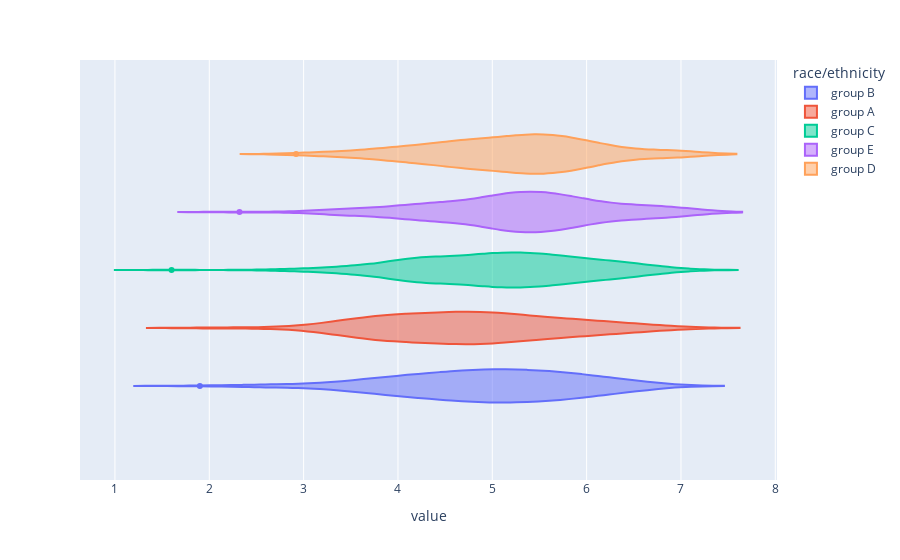

Here is the notebook cell this chart was saved with:
### Code cell
#fig = px.histogram(df[df["variable"]=='writing score'], x="value", histnorm='probability density')
#fig.show()

fig = px.violin(df[df["variable"]=='writing score'], x="value", color="race/ethnicity",#, box=True, points="all"
          hover_data=df.columns)
fig.show()

### Figure 1 — Plotly figure (JSON) as saved in the notebook; plotly's stock layout.template omitted (floating-point values rounded to 4 significant figures; data arrays with more than 128 entries replaced by an {"elided": "..."} marker saying what was removed)
{"data": [{"alignmentgroup": "True", "box": {"visible": false}, "customdata": {"elided": "190x2 str values"}, "hovertemplate": "race/ethnicity=%{customdata[0]}<br>value=%{x}<br>variable=%{customdata[1]}<extra></extra>", "legendgroup": "group B", "marker": {"color": "#636efa"}, "name": "group B", "offsetgroup": "group B", "orientation": "h", "scalegroup": "True", "showlegend": true, "type": "violin", "x": {"elided": "190 float values"}, "x0": " ", "xaxis": "x", "y0": " ", "yaxis": "y"}, {"alignmentgroup": "True", "box": {"visible": false}, "customdata": {"elided": "89x2 str values"}, "hovertemplate": "race/ethnicity=%{customdata[0]}<br>value=%{x}<br>variable=%{customdata[1]}<extra></extra>", "legendgroup": "group A", "marker": {"color": "#EF553B"}, "name": "group A", "offsetgroup": "group A", "orientation": "h", "scalegroup": "True", "showlegend": true, "type": "violin", "x": [5.86, 3.46, 4.66, 5.2, 4.72, 4.18, 4.84, 4.84, 3.58, 4.78, 4.9, 4.6, 5.44, 5.38, 4.12, 4.24, 4.48, 5.02, 4.48, 6.46, 4.36, 4.96, 4.48, 2.14, 4.24, 5.44, 3.64, 4.66, 5.32, 6.16, 4.3, 4, 5.14, 3.82, 3.88, 5.2, 6.1, 6.22, 3.82, 6.16, 5.56, 4.9, 4.84, 3.46, 3.58, 5.38, 3.94, 3.88, 4.72, 6.82, 3.16, 4.84, 4.18, 3.04, 6.52, 5.14, 3.58, 5.92, 3.76, 6.58, 5.74, 4.06, 5.62, 3.7, 3.58, 5.92, 3.58, 5.44, 4.42, 5.38, 3.94, 4.9, 5.8, 5.08, 4.72, 5.92, 4.3, 4.42, 4.6, 5.02, 4.72, 4.84, 5.14, 5.86, 4, 3.64, 6.52, 4.18, 5.56], "x0": " ", "xaxis": "x", "y0": " ", "yaxis": "y"}, {"alignmentgroup": "True", "box": {"visible": false}, "customdata": {"elided": "319x2 str values"}, "hovertemplate": "race/ethnicity=%{customdata[0]}<br>value=%{x}<br>variable=%{customdata[1]}<extra></extra>", "legendgroup": "group C", "marker": {"color": "#00cc96"}, "name": "group C", "offsetgroup": "group C", "orientation": "h", "scalegroup": "True", "showlegend": true, "type": "violin", "x": {"elided": "319 float values"}, "x0": " ", "xaxis": "x", "y0": " ", "yaxis": "y"}, {"alignmentgroup": "True", "box": {"visible": false}, "customdata": {"elided": "140x2 str values"}, "hovertemplate": "race/ethnicity=%{customdata[0]}<br>value=%{x}<br>variable=%{customdata[1]}<extra></extra>", "legendgroup": "group E", "marker": {"color": "#ab63fa"}, "name": "group E", "offsetgroup": "group E", "orientation": "h", "scalegroup": "True", "showlegend": true, "type": "violin", "x": {"elided": "140 float values"}, "x0": " ", "xaxis": "x", "y0": " ", "yaxis": "y"}, {"alignmentgroup": "True", "box": {"visible": false}, "customdata": {"elided": "262x2 str values"}, "hovertemplate": "race/ethnicity=%{customdata[0]}<br>value=%{x}<br>variable=%{customdata[1]}<extra></extra>", "legendgroup": "group D", "marker": {"color": "#FFA15A"}, "name": "group D", "offsetgroup": "group D", "orientation": "h", "scalegroup": "True", "showlegend": true, "type": "violin", "x": {"elided": "262 float values"}, "x0": " ", "xaxis": "x", "y0": " ", "yaxis": "y"}], "layout": {"legend": {"title": {"text": "race/ethnicity"}, "tracegroupgap": 0}, "margin": {"t": 60}, "violinmode": "group", "xaxis": {"anchor": "y", "domain": [0, 1], "title": {"text": "value"}}, "yaxis": {"anchor": "x", "domain": [0, 1]}}}
